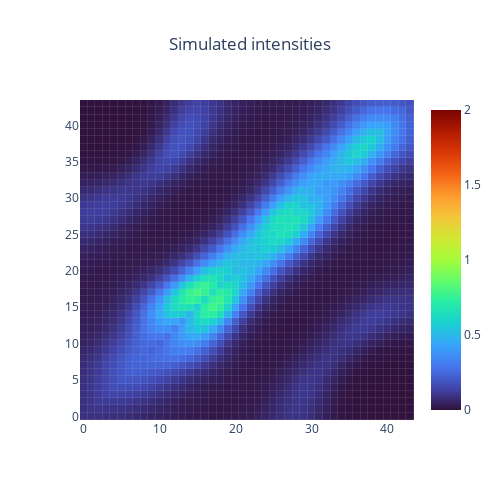

Notebook code for this chart:
### Code cell
import plotly.graph_objects as go

def plot_heatmap(matrix, title='', color_scale="Turbo"):
    """ Plot a heatmap of the input matrix using Plotly. """
    line_options = dict(width=0.5, color='white')
    fig = go.Figure(data=go.Heatmap(z=matrix, colorscale=color_scale, zmin=0,
        zmax=2, 
        xgap=0.1, 
        ygap=0.1 ))
    fig.update_layout(
        title=title, autosize=False, width=500, height=500,
        title_x=0.5,  # This centers the title
        xaxis_showgrid=True,
        yaxis_showgrid=True,
        xaxis_gridcolor='white',
        yaxis_gridcolor='white')

    return fig

plot_heatmap(m_pred.T, "Simulated intensities").show()

### Figure 1 — Plotly figure (JSON) as saved in the notebook; plotly's stock layout.template omitted (floating-point values rounded to 4 significant figures; data arrays with more than 128 entries replaced by an {"elided": "..."} marker saying what was removed)
{"data": [{"colorscale": [[0, "#30123b"], [0.07143, "#4145ab"], [0.1429, "#4675ed"], [0.2143, "#39a2fc"], [0.2857, "#1bcfd4"], [0.3571, "#24eca6"], [0.4286, "#61fc6c"], [0.5, "#a4fc3b"], [0.5714, "#d1e834"], [0.6429, "#f3c63a"], [0.7143, "#fe9b2d"], [0.7857, "#f36315"], [0.8571, "#d93806"], [0.9286, "#b11901"], [1, "#7a0402"]], "type": "heatmap", "xgap": 0.1, "ygap": 0.1, "z": {"elided": "44x44 float values"}, "zmax": 2, "zmin": 0}], "layout": {"autosize": false, "height": 500, "title": {"text": "Simulated intensities", "x": 0.5}, "width": 500, "xaxis": {"gridcolor": "white", "showgrid": true}, "yaxis": {"gridcolor": "white", "showgrid": true}}}
